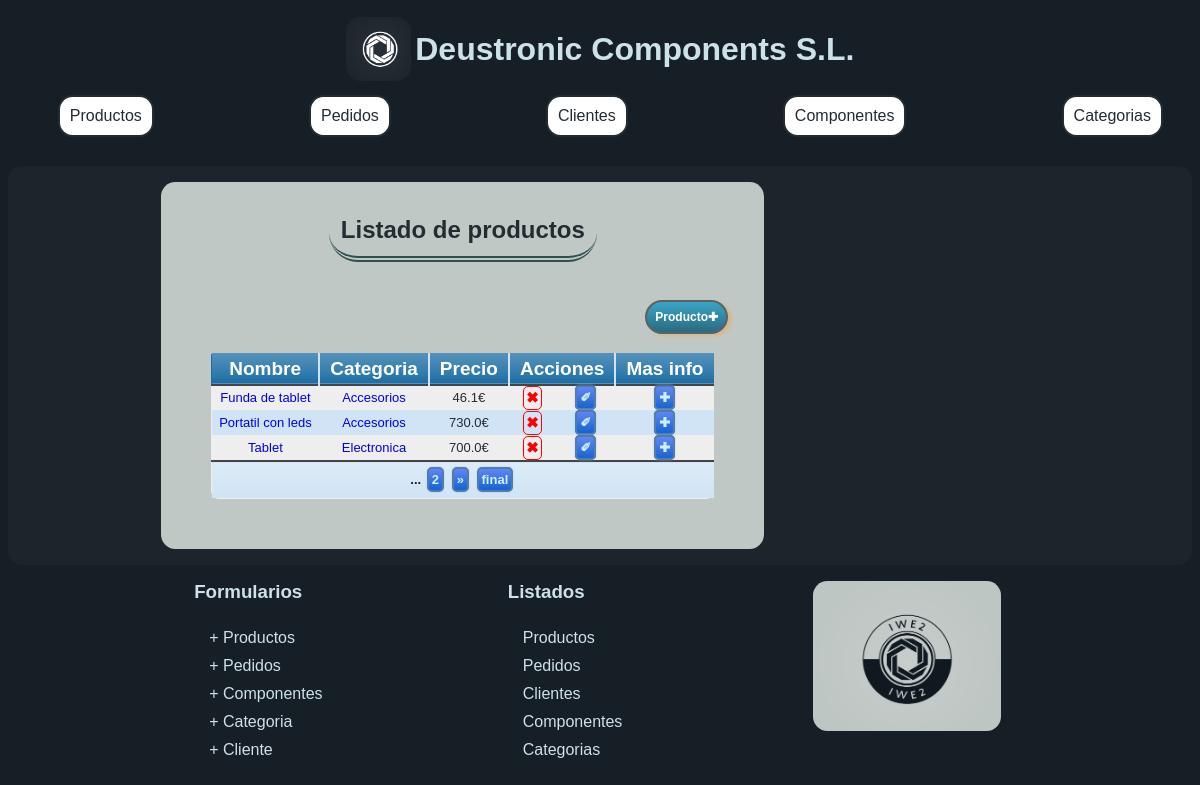
The page /appProyecto/productos/ on the database as committed earlier.
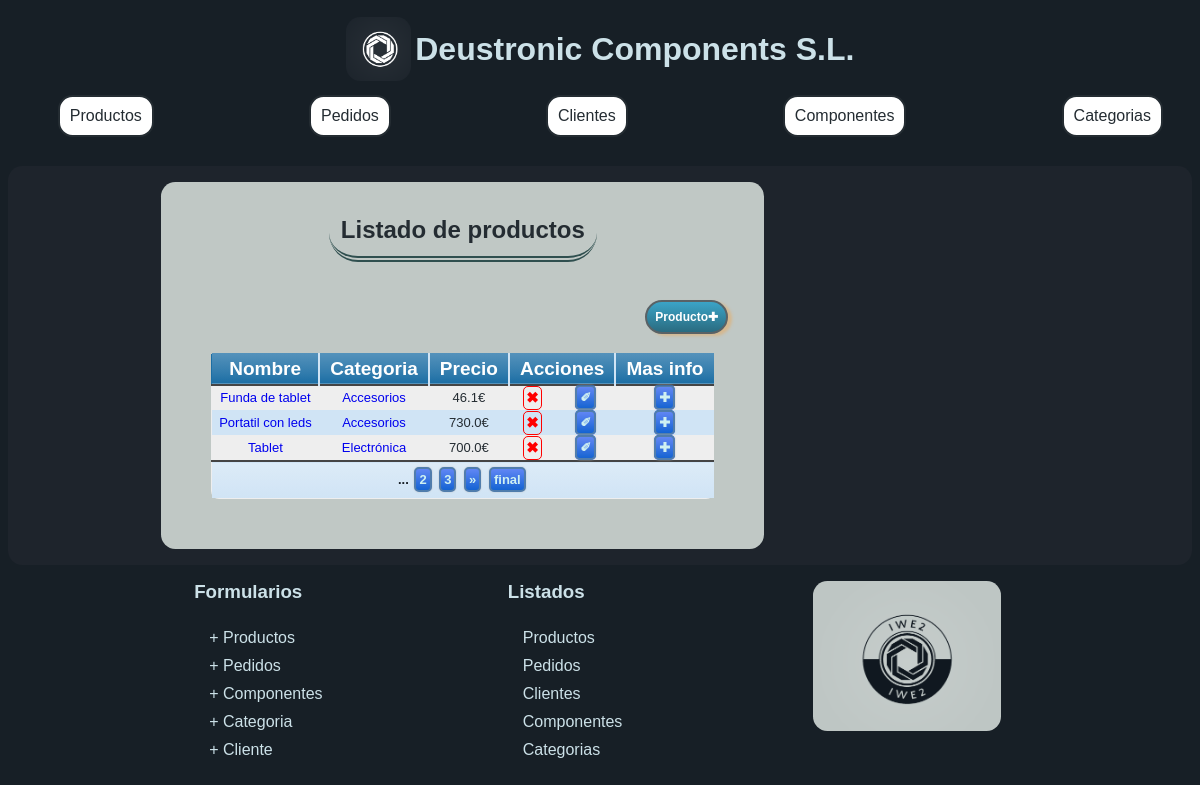
The same page on the database as committed later.
### appProyecto/models.py (models this page shows, shortened)
class Producto(models.Model):
    precio = models.FloatField(
        default=0,
        validators=[
            MinValueValidator(0)
        ]
     )
    nombre = models.CharField(max_length=200)
    descripcion = models.CharField(max_length=1000)
    categoria = models.ForeignKey(Categoria, on_delete=models.CASCADE)
    componente = models.ManyToManyField(Componente, through="Elemento")

class Categoria(models.Model):
    descripcion = models.CharField(max_length=1000)
    nombre = models.CharField(max_length=100, unique=True)
    def __str__(self):
        return self.nombre

### appProyecto/views.py (the view)
# urls.py: path('productos/', views.ProductosListView.as_view(), name='lista productos'),
class ProductosListView(ListView):
    model = Producto
    context_object_name = 'productos'
    paginate_by = 3

### appProyecto/templates/appProyecto/producto_list.html (shortened to what this page needs)
{% extends "base.html" %}
{% load static %}
{% block contenido %}
<div class="content">
  <h2>Listado de productos</h2>
  <div class="tablasList"><a href="{%url 'crear producto'%}" class="button">Producto✚</a>
    {% if object_list %}
  <table class="blueTable">
      <thead>
        <tr>
          <th>Nombre</th>
          <th>Categoria</th>
          <th>Precio</th>
          <th colspan="2">Acciones</th>
          <th>Mas info</th>
        </tr>
      </thead>
      <tbody>
        {% for producto in object_list %}
        <tr id="{{producto.id}}">
          <td>
            <a href="{% url 'detalle producto' producto.id %}">
              {{producto.nombre}}</a>
          </td>
          <td>            <a href="{% url 'detalle categoria' producto.categoria.id %}">
            {{producto.categoria}}</a></td>
            <td>{{producto.precio}}€</td>
            <td>
              <a href="/appProyecto/productos/{{producto.id}}/delete/" class="buttonBorrar">✖</a
              >
            </td>
            <td>
              <a href="/appProyecto/productos/{{producto.id}}/update/" class="buttonAccion">✐</a
              >
            </td>
            <td>
              <a class="buttonAccion btnMasInfo">✚</a
              >
        </td>
        </tr>
        {% endfor %}
      </tbody>
      {% if page_obj.paginator.num_pages > 1  %}
      <tfoot>
        <tr>
          <td colspan="6">
            <div class="links">
              {% for i in page_obj.paginator.page_range %}
              {% if i == page_obj.number %}
              ...
              {% else %}
                      <a href="?page={{ i }}">{{ i }}</a>
              {% endif %}
             {% endfor %}
              {% if page_obj.has_next %}
        <a href="?page={{ page_obj.next_page_number }}">&raquo;</a>
        <a href="?page={{ page_obj.paginator.num_pages }}">final</a>
        {% endif %}
            </div>
          </td>
        </tr>
      </tfoot>
      {% endif %}
        </table>
    {% else %}
    <div class="tituloPropiedad"> NO EXISTE NINGUN PRODUCTO</div>
    {% endif %}
  </div </div>
  </div>  <div id="cuadroInformacion" disable = "true"></div>
 {% endblock %}

Rows that differ between the two databases and show on the page:
changed through a linked row, Producto "Tablet": categoria "Electronica" → "Electrónica"
Other text that changed with them:
new list line: "3"
